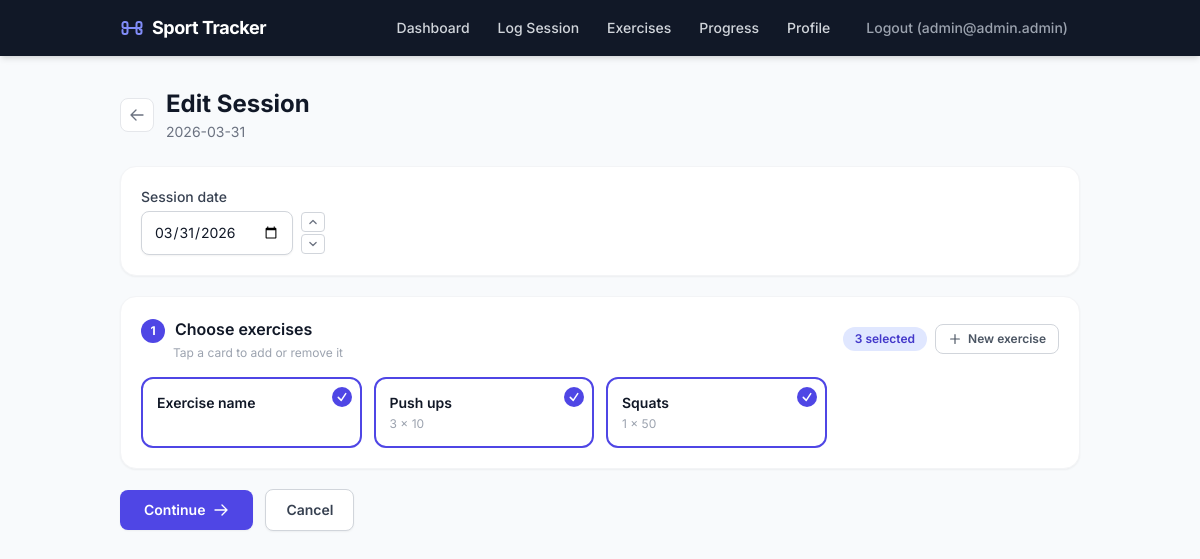
The page /sessions/3/edit (signed in) on the database its author committed.
### tables this page shows
CREATE TABLE users (
  id INTEGER PRIMARY KEY AUTOINCREMENT,
  email TEXT NOT NULL UNIQUE,
  password_hash TEXT NOT NULL,
  created_at TEXT NOT NULL DEFAULT CURRENT_TIMESTAMP
, name TEXT, date_of_birth TEXT, sex TEXT CHECK (sex IN ('male', 'female')), weight REAL);

CREATE TABLE exercises (
  id INTEGER PRIMARY KEY AUTOINCREMENT,
  user_id INTEGER NOT NULL,
  name TEXT NOT NULL,
  default_sets INTEGER,
  default_reps INTEGER,
  created_at TEXT NOT NULL DEFAULT CURRENT_TIMESTAMP,
  UNIQUE(user_id, name),
  FOREIGN KEY (user_id) REFERENCES users(id) ON DELETE CASCADE
);

### app/routes.py (the view, shortened to what this page needs)
@bp.route("/sessions/<int:session_id>/edit", methods=("GET", "POST"))
@login_required
def edit_session_view(session_id):
    user_id = g.user["id"]
    sess = get_session_for_user(session_id, user_id)
    if sess is None:
        abort(404)
    exercises_list = get_exercises_for_user(user_id)
    existing = get_session_detail_for_edit(session_id)
    def _render():
        return render_template(
            "session_edit.html",
            session=sess,
            exercises=exercises_list,
            existing=existing,
        )
    return _render()

### app/auth/__init__.py (called while the page is built)
def generate_csrf_token() -> str:
    token = session.get("csrf_token")
    if token is None:
        token = secrets.token_urlsafe(32)
        session["csrf_token"] = token
    return token

def login_required(view):
    @wraps(view)
    def wrapped_view(*args, **kwargs):
        if g.user is None:
            return redirect(url_for("auth.login"))
        return view(*args, **kwargs)
    return wrapped_view

@bp.before_app_request
def load_logged_in_user():
    from app.db import get_db  # local import to avoid circular deps at module load
    user_id = session.get("user_id")
    if user_id is None:
        g.user = None
        return
    g.user = get_db().execute("SELECT * FROM users WHERE id = ?", (user_id,)).fetchone()

@bp.before_app_request
def validate_csrf_token():
    if request.method in {"POST", "PUT", "PATCH", "DELETE"}:
        session_token = session.get("csrf_token")
        form_token = request.form.get("csrf_token")
        if session_token is None or form_token is None:
            abort(400)
        if not secrets.compare_digest(session_token, form_token):
            abort(400)

@bp.app_context_processor
def inject_csrf_token():
    return {"csrf_token": generate_csrf_token()}

### app/db.py (called while the page is built)
def get_db():
    if "db" not in g:
        database_path = Path(current_app.config["DATABASE"])
        database_path.parent.mkdir(parents=True, exist_ok=True)
        conn = sqlite3.connect(database_path)
        conn.row_factory = sqlite3.Row
        conn.execute("PRAGMA foreign_keys = ON;")
        g.db = conn
    return g.db

### app/tracker/sessions/queries.py (called while the page is built)
def get_exercises_for_user(user_id: int):
    return (
        get_db()
        .execute(
            "SELECT id, name, default_sets, default_reps FROM exercises WHERE user_id = ? ORDER BY name",
            (user_id,),
        )
        .fetchall()
    )

def get_session_for_user(session_id: int, user_id: int):
    return (
        get_db()
        .execute(
            "SELECT id, session_date FROM sessions WHERE id = ? AND user_id = ?",
            (session_id, user_id),
        )
        .fetchone()
    )

### app/templates/session_edit.html (shortened to what this page needs)
{% extends 'base.html' %}
{% block content %}
<div class="mb-6 flex items-center gap-3">
  <a href="{{ url_for('routes.session_detail', session_id=session['id']) }}"
     class="inline-flex items-center justify-center rounded-lg border border-gray-200 bg-white p-2 text-gray-500 hover:bg-gray-50 transition">
    <svg class="w-4 h-4" fill="none" viewBox="0 0 24 24" stroke="currentColor" stroke-width="2">
      <path stroke-linecap="round" stroke-linejoin="round" d="M10.5 19.5L3 12m0 0l7.5-7.5M3 12h18"/>
    </svg>
  </a>
  <div>
    <h1 class="text-2xl font-bold text-gray-900">Edit Session</h1>
    <p class="text-sm text-gray-500 mt-0.5">{{ session['session_date'] }}</p>
  </div>
</div>
<form method="post" id="session-form" novalidate>
  <div id="step-1">
    <div class="rounded-2xl bg-white border border-gray-100 shadow-sm p-5 mb-5">
      <label for="session-date" class="block text-sm font-medium text-gray-700 mb-1">Session date</label>
      <div class="inline-flex items-center gap-2">
        <input id="session-date" type="date" name="session_date"
               value="{{ request.form.get('session_date', session['session_date']) }}"
               class="rounded-lg border border-gray-300 bg-white px-3 py-2.5 text-sm
                      text-gray-900 shadow-sm focus:border-indigo-500 focus:outline-none
                      focus:ring-2 focus:ring-indigo-200 transition">
        <div class="flex flex-col gap-0.5">
          <button type="button" id="date-up"
                  class="flex items-center justify-center w-6 h-5 rounded border border-gray-300 bg-white
                         text-gray-500 hover:bg-gray-50 hover:text-gray-800 transition active:scale-95"
                  aria-label="Next day">
            <svg class="w-2.5 h-2.5" fill="none" viewBox="0 0 24 24" stroke="currentColor" stroke-width="3">
              <path stroke-linecap="round" stroke-linejoin="round" d="M4.5 15.75l7.5-7.5 7.5 7.5"/>
            </svg>
          </button>
          <button type="button" id="date-down"
                  class="flex items-center justify-center w-6 h-5 rounded border border-gray-300 bg-white
                         text-gray-500 hover:bg-gray-50 hover:text-gray-800 transition active:scale-95"
                  aria-label="Previous day">
            <svg class="w-2.5 h-2.5" fill="none" viewBox="0 0 24 24" stroke="currentColor" stroke-width="3">
              <path stroke-linecap="round" stroke-linejoin="round" d="M19.5 8.25l-7.5 7.5-7.5-7.5"/>
            </svg>
          </button>
        </div>
      </div>
    </div>
    <div class="rounded-2xl bg-white border border-gray-100 shadow-sm p-5 mb-5">
      <div class="flex items-center justify-between mb-4">
        <div>
          <h2 class="text-base font-semibold text-gray-900">
            <span class="inline-flex items-center justify-center w-6 h-6 rounded-full bg-indigo-600 text-white text-xs font-bold mr-1.5">1</span>
            Choose exercises
          </h2>
          <p class="text-xs text-gray-400 mt-0.5 ml-8">Tap a card to add or remove it</p>
        </div>
        <div class="flex items-center gap-2">
          <span id="selected-count"
                class="inline-flex items-center rounded-full bg-gray-100 px-3 py-1 text-xs font-semibold text-gray-500 transition-all">
          </span>
          <a href="{{ url_for('routes.exercises') }}"
             class="inline-flex items-center gap-1.5 rounded-lg border border-gray-300 bg-white px-3 py-1.5
                    text-xs font-semibold text-gray-600 hover:bg-gray-50 transition active:scale-95">
            <svg class="w-3.5 h-3.5" fill="none" viewBox="0 0 24 24" stroke="currentColor" stroke-width="2">
              <path stroke-linecap="round" stroke-linejoin="round" d="M12 4.5v15m7.5-7.5h-15"/>
            </svg>
            New exercise
          </a>
        </div>
      </div>
      <div class="grid grid-cols-2 gap-3 sm:grid-cols-3 lg:grid-cols-4">
        {% for e in exercises %}
          <button type="button"
                  class="exercise-card relative flex flex-col items-start gap-1 rounded-xl border-2
                         border-gray-200 bg-white p-3.5 text-left transition-all duration-150
                         hover:border-indigo-400 hover:shadow-sm focus:outline-none focus:ring-2 focus:ring-indigo-300"
                  data-exercise-id="{{ e['id'] }}"
                  data-exercise-name="{{ e['name'] }}"
                  data-default-sets="{{ e['default_sets'] or '' }}"
                  data-default-reps="{{ e['default_reps'] or '' }}">
            <span class="card-check absolute top-2 right-2 hidden h-5 w-5 items-center
                         justify-center rounded-full bg-indigo-600 text-white">
              <svg class="w-3 h-3" fill="none" viewBox="0 0 24 24" stroke="currentColor" stroke-width="3">
                <path stroke-linecap="round" stroke-linejoin="round" d="M4.5 12.75l6 6 9-13.5"/>
              </svg>
            </span>
            <p class="pr-6 text-sm font-semibold text-gray-900 leading-snug">{{ e['name'] }}</p>
            {% if e['default_sets'] or e['default_reps'] %}
              <p class="text-xs text-gray-400">{{ e['default_sets'] or '–' }} × {{ e['default_reps'] or '–' }}</p>
            {% endif %}
          </button>
        {% endfor %}
      </div>
    </div>
    <div class="flex items-center gap-3">
      <button type="button" id="btn-continue"
              class="inline-flex items-center gap-2 rounded-lg bg-indigo-600 px-6 py-2.5 text-sm font-semibold
                     text-white shadow-sm hover:bg-indigo-700 transition active:scale-95">
        Continue
        <svg class="w-4 h-4" fill="none" viewBox="0 0 24 24" stroke="currentColor" stroke-width="2">
          <path stroke-linecap="round" stroke-linejoin="round" d="M13.5 4.5L21 12m0 0l-7.5 7.5M21 12H3"/>
        </svg>
      </button>
      <a href="{{ url_for('routes.session_detail', session_id=session['id']) }}"
         class="inline-flex items-center gap-2 rounded-lg border border-gray-300 bg-white px-5 py-2.5
                text-sm font-semibold text-gray-700 shadow-sm hover:bg-gray-50 transition active:scale-95">
        Cancel
      </a>
    </div>
  </div>
</form>
{% endblock %}

### app/templates/base.html (shortened to what this page needs)
<!doctype html>
<html lang="en" class="h-full">
<head>
  <script src="https://cdn.tailwindcss.com"></script>
</head>
<body class="h-full bg-slate-50 text-gray-900 font-sans antialiased">
  <nav class="bg-gray-900 shadow-md">
    <div class="mx-auto max-w-5xl px-4 sm:px-6 lg:px-8">
      <div class="flex h-14 items-center justify-between">
        <a href="{{ url_for('routes.dashboard') if g.user else url_for('auth.login') }}"
           class="flex items-center gap-2 text-white font-bold text-lg tracking-tight">
          Sport Tracker
        </a>
        {% if g.user %}
        <div class="hidden sm:flex items-center gap-1">
          <a href="{{ url_for('routes.dashboard') }}"
             class="rounded-md px-3 py-1.5 text-sm font-medium text-gray-300 hover:bg-gray-700 hover:text-white transition">Dashboard</a>
          <a href="{{ url_for('routes.new_session') }}"
             class="rounded-md px-3 py-1.5 text-sm font-medium text-gray-300 hover:bg-gray-700 hover:text-white transition">Log Session</a>
          <a href="{{ url_for('routes.exercises') }}"
             class="rounded-md px-3 py-1.5 text-sm font-medium text-gray-300 hover:bg-gray-700 hover:text-white transition">Exercises</a>
          <a href="{{ url_for('routes.progress') }}"
             class="rounded-md px-3 py-1.5 text-sm font-medium text-gray-300 hover:bg-gray-700 hover:text-white transition">Progress</a>
          <a href="{{ url_for('routes.profile') }}"
             class="rounded-md px-3 py-1.5 text-sm font-medium text-gray-300 hover:bg-gray-700 hover:text-white transition">Profile</a>
          <form method="post" action="{{ url_for('auth.logout') }}" class="ml-2">
            <button type="submit"
                    class="rounded-md px-3 py-1.5 text-sm font-medium text-gray-400 hover:bg-gray-700 hover:text-white transition cursor-pointer border-none bg-transparent">
              Logout ({{ (g.user['name'].split()[0]) if g.user['name'] else g.user['email'] }})
            </button>
          </form>
        </div>
        {% endif %}
      </div>
    </div>
  </nav>
  <main class="mx-auto max-w-5xl px-4 sm:px-6 lg:px-8 py-8">
    {% block content %}{% endblock %}
  </main>
</body>
</html>

### rows shown on the page
users: email "admin@admin.admin"
exercises: name "Exercise name"
exercises: name "Push ups", default_sets "3", default_reps "10"
exercises: name "Squats", default_sets "1", default_reps "50"

### other values the page prints
{{ session['session_date'] }} "2026-03-31"
